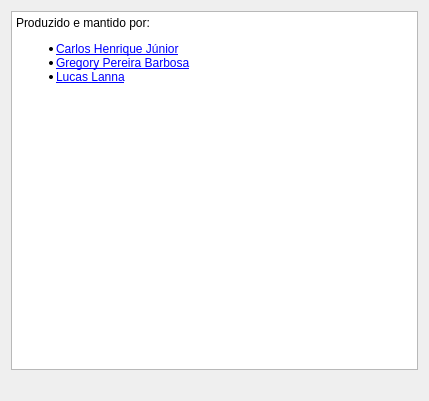
<!--
 * This file is part of Blind Camaleon.
 *
 * Blind Camaleon is free software: you can redistribute it and/or modify
 * it under the terms of the GNU Lesser General Public License as published by
 * the Free Software Foundation, either version 3 of the License, or
 * (at your option) any later version.
 *
 * Blind Camaleon is distributed in the hope that it will be useful,
 * but WITHOUT ANY WARRANTY; without even the implied warranty of
 * MERCHANTABILITY or FITNESS FOR A PARTICULAR PURPOSE.  See the
 * GNU Lesser General Public License for more details.
 *
 * You should have received a copy of the GNU Lesser General Public License
 * along with Blind Camaleon.  If not, see <http://www.gnu.org/licenses/lgpl-3.0.txt>.
-->

<ui version="4.0" >
 <class>AboutDialog</class>
 <widget class="QDialog" name="AboutDialog" >
  <property name="windowModality" >
   <enum>Qt::ApplicationModal</enum>
  </property>
  <property name="geometry" >
   <rect>
    <x>0</x>
    <y>0</y>
    <width>429</width>
    <height>401</height>
   </rect>
  </property>
  <property name="sizePolicy" >
   <sizepolicy vsizetype="Fixed" hsizetype="Fixed" >
    <horstretch>0</horstretch>
    <verstretch>0</verstretch>
   </sizepolicy>
  </property>
  <property name="windowTitle" >
   <string>About us</string>
  </property>
  <property name="modal" >
   <bool>true</bool>
  </property>
  <layout class="QHBoxLayout" >
   <item>
    <layout class="QVBoxLayout" >
     <item>
      <widget class="QTextBrowser" name="textBrowser" >
       <property name="html" >
        <string>&lt;html>&lt;head>&lt;meta name="qrichtext" content="1" />&lt;style type="text/css">
p, li { white-space: pre-wrap; }
&lt;/style>&lt;/head>&lt;body style=" font-family:'Trebuchet MS'; font-size:10pt; font-weight:400; font-style:normal;">
&lt;p style=" margin-top:12px; margin-bottom:12px; margin-left:0px; margin-right:0px; -qt-block-indent:0; text-indent:0px; font-family:'Sans Serif'; font-size:9pt;">Produzido e mantido por:&lt;/p>
&lt;ul style="-qt-list-indent: 1;">&lt;li style=" font-family:'Sans Serif'; font-size:9pt;" style=" margin-top:12px; margin-bottom:0px; margin-left:0px; margin-right:0px; -qt-block-indent:0; text-indent:0px;">&lt;span style=" text-decoration: underline; color:#0000ff;">Carlos Henrique Júnior&lt;/span>&lt;/li>
&lt;li style=" font-family:'Sans Serif'; font-size:9pt;" style=" margin-top:0px; margin-bottom:0px; margin-left:0px; margin-right:0px; -qt-block-indent:0; text-indent:0px;">&lt;span style=" text-decoration: underline; color:#0000ff;">Gregory Pereira Barbosa&lt;/span>&lt;/li>
&lt;li style=" font-family:'Sans Serif'; font-size:9pt;" style=" margin-top:0px; margin-bottom:12px; margin-left:0px; margin-right:0px; -qt-block-indent:0; text-indent:0px;">&lt;span style=" text-decoration: underline; color:#0000ff;">Lucas Lanna&lt;/span>&lt;/li>&lt;/ul>&lt;/body>&lt;/html></string>
       </property>
      </widget>
     </item>
     <item>
      <widget class="QLabel" name="lena" >
       <property name="text" >
        <string/>
       </property>
       <property name="pixmap" >
        <pixmap resource="images.qrc" >:/images/camaleon.jpeg</pixmap>
       </property>
       <property name="scaledContents" >
        <bool>false</bool>
       </property>
      </widget>
     </item>
    </layout>
   </item>
  </layout>
 </widget>
 <resources>
  <include location="images.qrc" />
 </resources>
 <connections/>
</ui>
